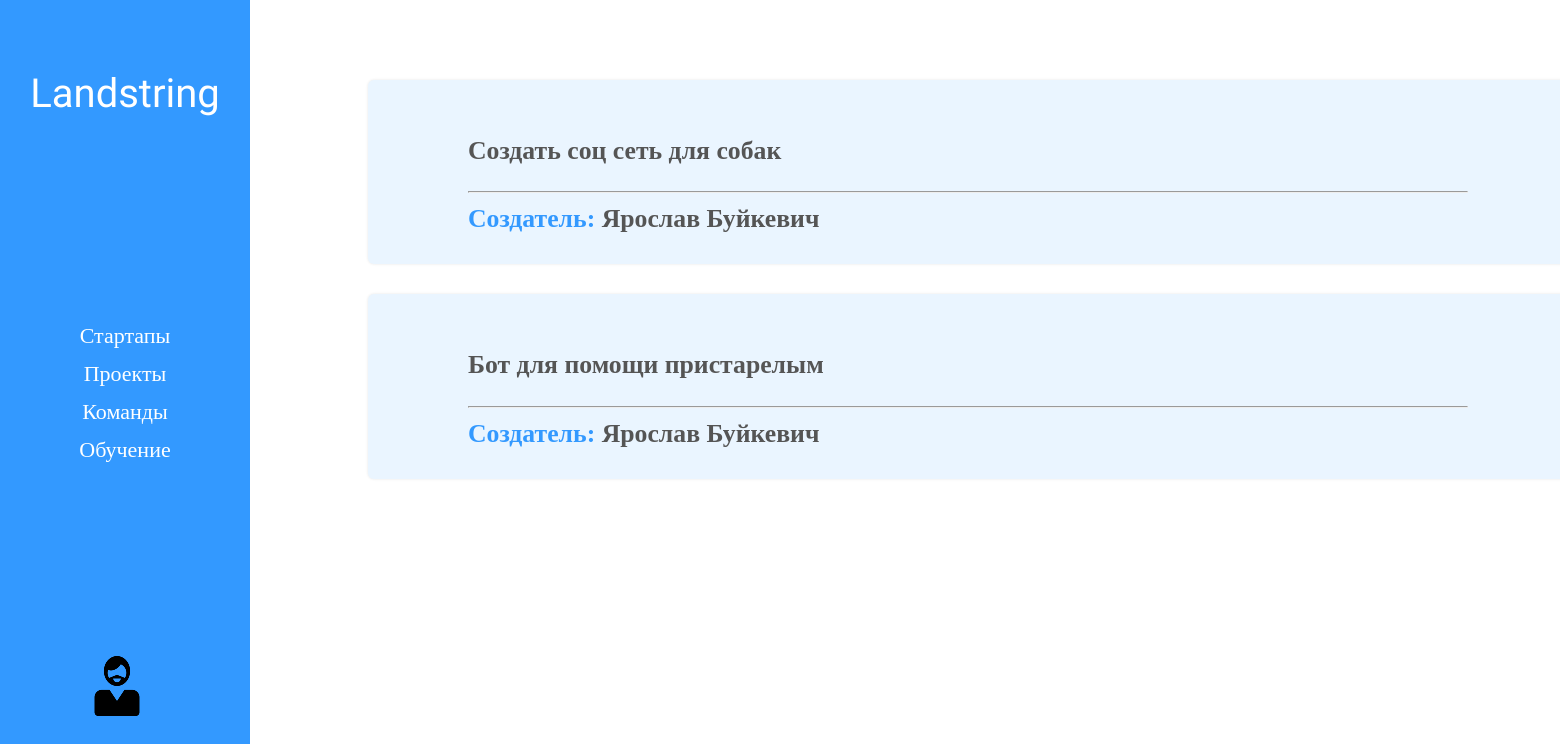
/startups/ (signed in), run on an earlier commit of the app's database.
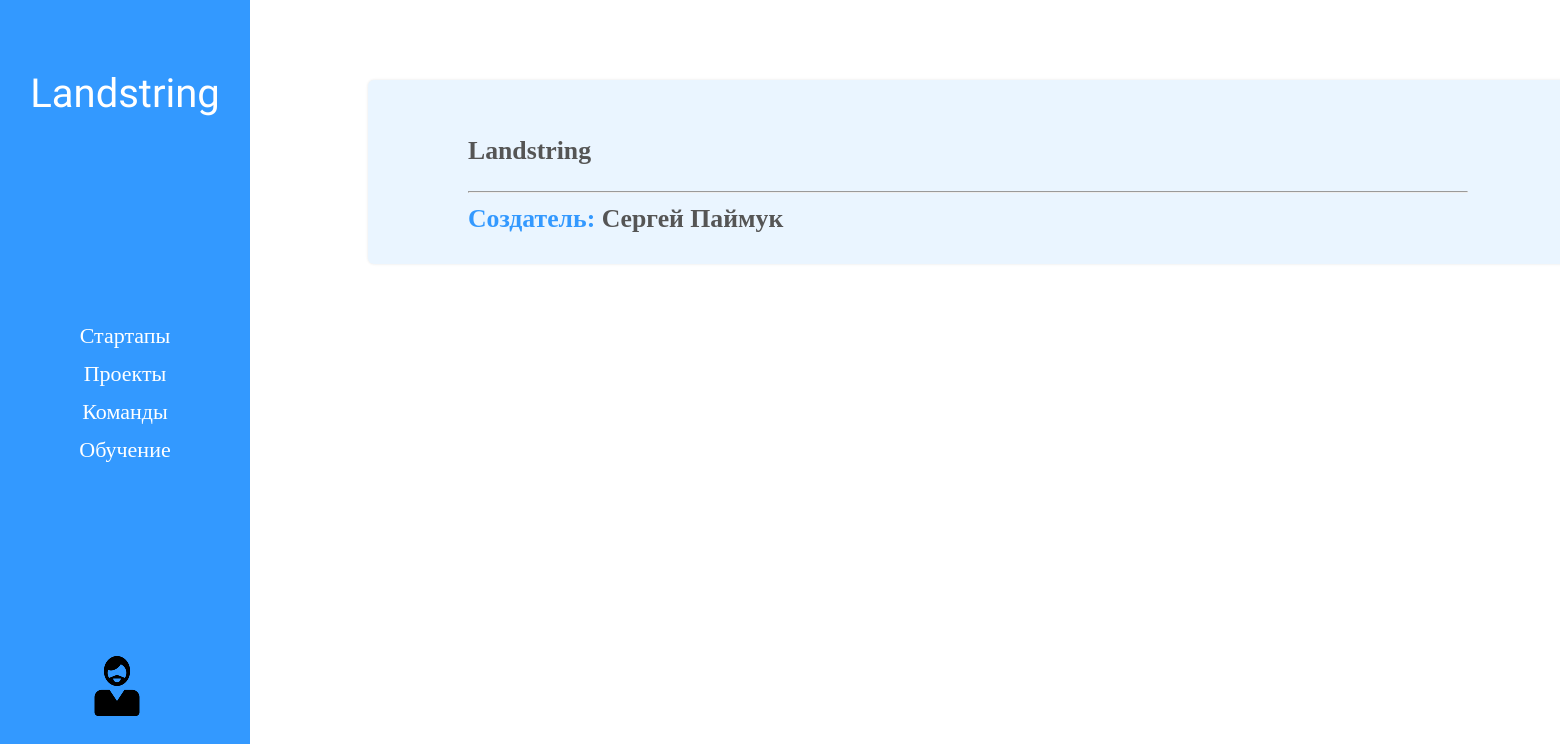
And on a later commit of the database.
### accounts/models.py (models this page shows, shortened)
class Ideas(models.Model):
    name = models.CharField(verbose_name="Наименование идеи", max_length=100)
    description = models.TextField(verbose_name="Описание идеи")
    creator = models.ForeignKey(
        settings.AUTH_USER_MODEL,
        on_delete=models.CASCADE,
    )
    class Meta:
        verbose_name = "идею"
        verbose_name_plural = "Идеи"

### accounts/views.py (the view)
# urls.py: path('startups/', views.startups, name="startups"),
@login_required(login_url='login')
def startups(request):
	ideas = Ideas.objects.all().order_by('-id')
	context = {'ideas': ideas}
	return render(request, 'accounts/startups/startups.html', context)

### accounts/templates/accounts/startups/startups.html
{% extends "accounts/main/base.html" %}
{% load static %}
{% block styles %}
<link rel="stylesheet" href="{% static 'accounts/css/ideas_list.css' %}">
{% endblock styles %}
{% block content %}
<div class="main">
    <div class="ideas_list">
        {% for idea in ideas %}
        <div class="idea">
            <a href="{{ idea.id }}" class="idea_title"><h3 class="idea_title">{{ idea.name }}</h3></a>
            <hr />
            <div class="creator">
                <h3 class="text">Создатель: </h3>
                <h3 class="name">{{ idea.creator.first_name}} {{ idea.creator.last_name }}</h3>
            </div>
        </div>
        {% endfor %}
    </div>
</div>
{% endblock content %}

What changed in the data, as far as the page shows it:
removed Ideas: name "Создать соц сеть для собак", creator.first_name "Ярослав", creator.last_name "Буйкевич"
removed Ideas: name "Бот для помощи пристарелым", creator.first_name "Ярослав", creator.last_name "Буйкевич"
added Ideas: name "Landstring", creator.first_name "Сергей", creator.last_name "Паймук"
